Frame 1 (no input): blank canvas, image omitted
Frame 60 (the mouse pressed at the canvas centre just before this capture): blank canvas, image omitted
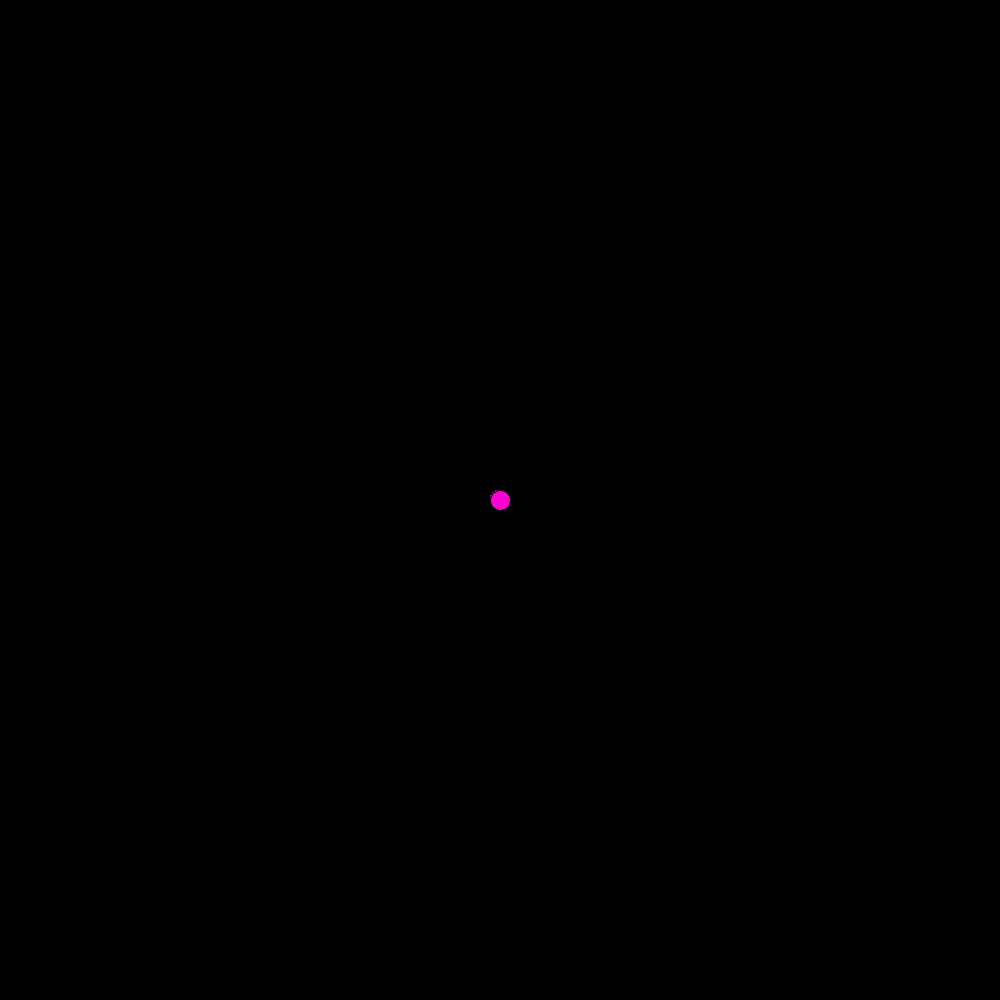
Frame 120 (the mouse held since frame 60 and released just before this capture)

The Processing sketch whose frames 1 and 60 were blank and that drew this single picture after the mouse press (run headless with seeded random() and noise(); from frame 60 on, the mouse is pressed at the canvas centre):

// Processing sketch: processing_81108
// ── processing_81108.pde

void setup()
{
  size(1000,1000);
  background(0,0,0);
}

void draw()
{
  if(mousePressed){
  fill(255,0,210);
  ellipse(mouseX,mouseY,20,20);
  fill(255,0,210);
  ellipse(width-mouseX,height-mouseY,20,20);
}  
  if(key == '1'){
  background(random(255),random(255),random(255));
}
  if(key == '2'){
  fill(random(255),random(255),random(255));
  ellipse(mouseX,mouseY,20,20);
  fill(random(255),random(255),random(255));
  ellipse(width-mouseX,height-mouseY,20,20);
}
  if(key == '3'){
  background(100,140,250);
  fill(0,0,0);
  ellipse(mouseX,mouseY,40,40);
  fill(255,255,255);
  ellipse(width-mouseX,height-mouseY,40,40);
  
}
  


}
  
